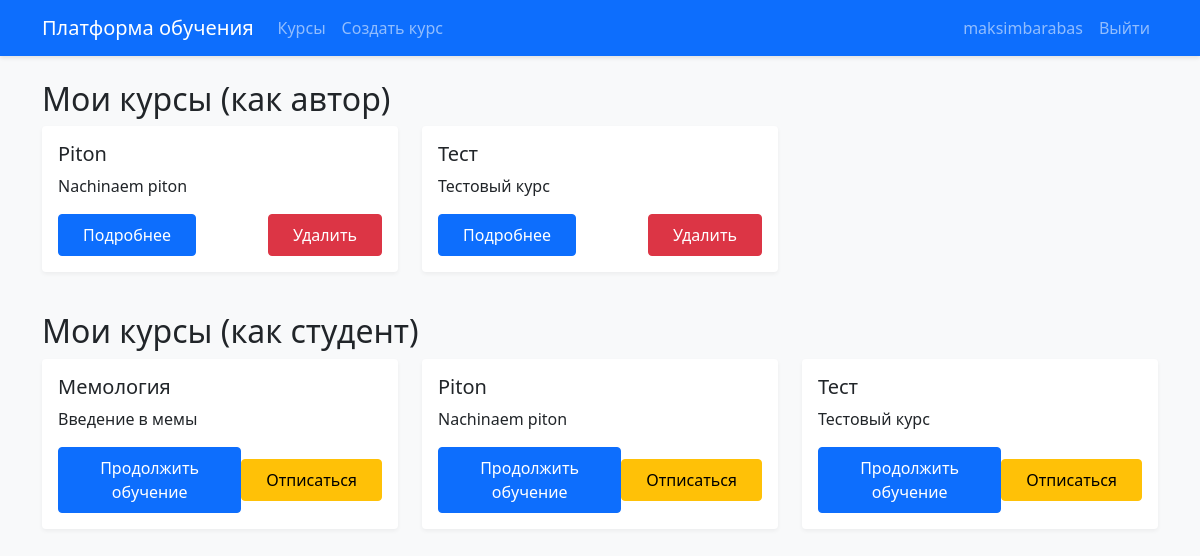
Before: / (signed in) with the older database file.
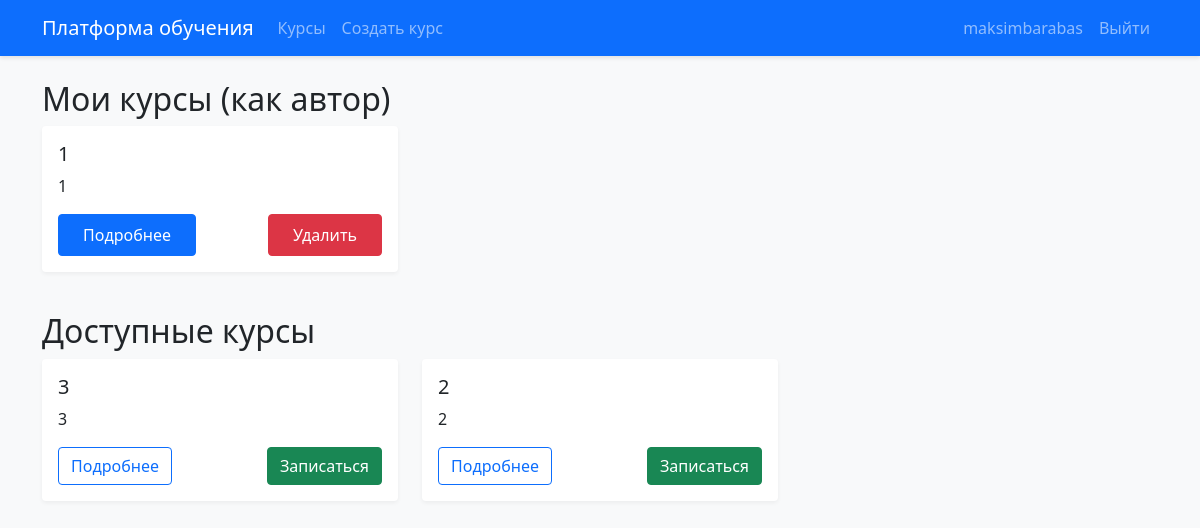
After: the same page with the newer database file.
### courses/models.py (models this page shows, shortened)
class Course(models.Model):
    title = models.CharField(max_length=200, verbose_name="Название курса")
    description = models.TextField(verbose_name="Описание курса")
    creator = models.ForeignKey(User, on_delete=models.CASCADE, related_name='created_courses', verbose_name="Создатель курса")
    created_at = models.DateTimeField(auto_now_add=True)
    updated_at = models.DateTimeField(auto_now=True)
    class Meta:
        verbose_name = "Курс"
        verbose_name_plural = "Курсы"
        ordering = ['-created_at']

### courses/views.py (the view)
# urls.py: path('', views.course_list, name='course_list'),
@login_required
def course_list(request):
    created_courses = Course.objects.filter(creator=request.user)
    enrolled_courses = Course.objects.filter(enrolled_students__student=request.user)
    available_courses = Course.objects.exclude(
        creator=request.user  # исключаем курсы, где пользователь является автором
    ).exclude(
        enrolled_students__student=request.user  # исключаем курсы, на которые уже записан
    )
    return render(request, 'courses/course_list.html', {
        'created_courses': created_courses,
        'enrolled_courses': enrolled_courses,
        'available_courses': available_courses
    })

### templates/courses/course_list.html (shortened to what this page needs)
{% extends 'base.html' %}
{% block content %}
<div class="row">
    {% if created_courses %}
    <div class="col-md-12 mb-4">
        <h2>Мои курсы (как автор)</h2>
        <div class="row">
            {% for course in created_courses %}
            <div class="col-md-4 mb-3">
                <div class="card">
                    <div class="card-body">
                        <h5 class="card-title">{{ course.title }}</h5>
                        <p class="card-text">{{ course.description|truncatewords:20 }}</p>
                        <div class="d-flex justify-content-between align-items-center">
                            <a href="{% url 'course_detail' course.pk %}" class="btn btn-primary">Подробнее</a>
                            <form method="post" action="{% url 'course_delete' course.pk %}"
                                  onsubmit="return confirm('Вы уверены, что хотите удалить этот курс? Это действие нельзя отменить.');">
                                <button type="submit" class="btn btn-danger">Удалить</button>
                            </form>
                        </div>
                    </div>
                </div>
            </div>
            {% endfor %}
        </div>
    </div>
    {% endif %}
    {% if enrolled_courses %}
    <div class="col-md-12 mb-4">
        <h2>Мои курсы (как студент)</h2>
        <div class="row">
            {% for course in enrolled_courses %}
            <div class="col-md-4 mb-3">
                <div class="card">
                    <div class="card-body">
                        <h5 class="card-title">{{ course.title }}</h5>
                        <p class="card-text">{{ course.description|truncatewords:20 }}</p>
                        <div class="d-flex justify-content-between align-items-center">
                            <a href="{% url 'course_detail' course.pk %}" class="btn btn-primary">Продолжить обучение</a>
                            <form method="post" action="{% url 'course_unenroll' course.pk %}"
                                  onsubmit="return confirm('Вы уверены, что хотите отписаться от этого курса?');">
                                <button type="submit" class="btn btn-warning">Отписаться</button>
                            </form>
                        </div>
                    </div>
                </div>
            </div>
            {% endfor %}
        </div>
    </div>
    {% endif %}
    {% if available_courses %}
    <div class="col-md-12">
        <h2>Доступные курсы</h2>
        <div class="row">
            {% for course in available_courses %}
            <div class="col-md-4 mb-3">
                <div class="card">
                    <div class="card-body">
                        <h5 class="card-title">{{ course.title }}</h5>
                        <p class="card-text">{{ course.description|truncatewords:20 }}</p>
                        <div class="d-flex justify-content-between align-items-center">
                            <a href="{% url 'course_detail' course.pk %}" class="btn btn-outline-primary">Подробнее</a>
                            <form method="post" action="{% url 'course_enroll' course.pk %}">
                                <button type="submit" class="btn btn-success">Записаться</button>
                            </form>
                        </div>
                    </div>
                </div>
            </div>
            {% endfor %}
        </div>
    </div>
    {% endif %}
</div>
{% endblock %}

### templates/base.html (shortened to what this page needs)
<!DOCTYPE html>
<html lang="ru">
<head>
    <link href="https://cdn.jsdelivr.net/npm/bootstrap@5.1.3/dist/css/bootstrap.min.css" rel="stylesheet">
    <link rel="stylesheet" href="/static/css/style.css">
</head>
<body>
    <nav class="navbar navbar-expand-lg navbar-dark bg-primary mb-4">
        <div class="container">
            <a class="navbar-brand" href="{% url 'course_list' %}">Платформа обучения</a>
            <div class="collapse navbar-collapse" id="navbarNav">
                <ul class="navbar-nav">
                    <li class="nav-item">
                        <a class="nav-link" href="{% url 'course_list' %}">Курсы</a>
                    </li>
                    {% if user.is_authenticated %}
                        <li class="nav-item">
                            <a class="nav-link" href="{% url 'course_create' %}">Создать курс</a>
                        </li>
                    {% endif %}
                </ul>
                <ul class="navbar-nav ms-auto">
                    {% if user.is_authenticated %}
                        <li class="nav-item">
                            <span class="nav-link">{{ user.username }}</span>
                        </li>
                        <li class="nav-item">
                            <a class="nav-link" href="{% url 'logout' %}">Выйти</a>
                        </li>
                    {% else %}
                        <li class="nav-item">
                            <a class="nav-link" href="{% url 'login' %}">Войти</a>
                        </li>
                    {% endif %}
                </ul>
            </div>
        </div>
    </nav>
    <div class="container">
        {% block content %}
        {% endblock %}
    </div>
</body>
</html>

### static/css/style.css (style rules this page uses)
body { background-color: #f8f9fa; }
.navbar { box-shadow: 0 2px 4px rgba(0,0,0,.1); }
.card { border: none; box-shadow: 0 2px 4px rgba(0,0,0,.05); transition: transform 0.2s; }
.btn-primary { padding: 0.5rem 1.5rem; }
.btn-danger { padding: 0.5rem 1.5rem; background-color: #dc3545; border-color: #dc3545; }

Changed rows visible on the page:
removed Course: title "Piton", description "Nachinaem piton"
removed Course: title "Тест", description "Тестовый курс"
removed Course: title "Мемология", description "Введение в мемы", shown under "Мои курсы (как студент)"
added Course: title "1", description "1", shown under "Мои курсы (как автор)"
added Course: title "3", description "3", shown under "Доступные курсы"
added Course: title "2", description "2", shown under "Доступные курсы"
Other visible differences:
text no longer shown: "Мои курсы (как студент)"
text now shown: "Доступные курсы"
